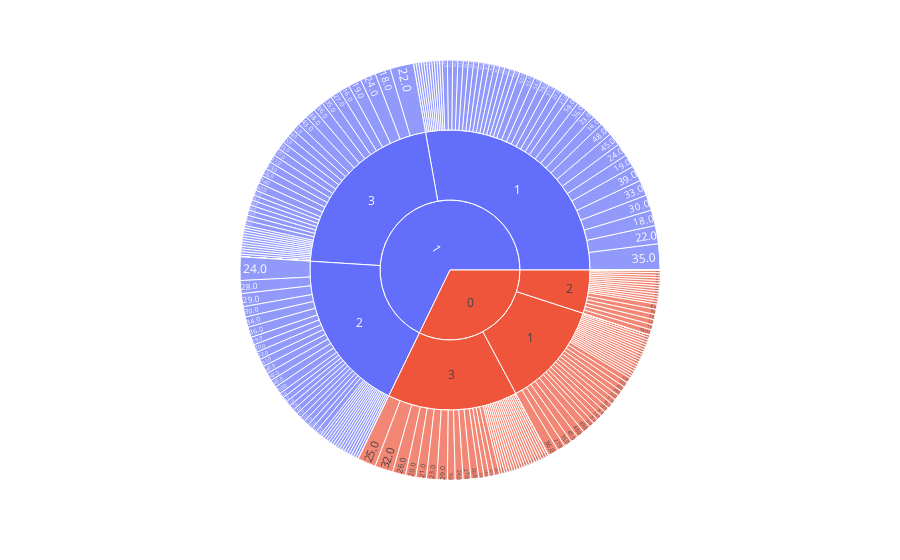

Notebook code cell kept with this figure:
### Code cell
vis.sun_plot(titanic_df)

### Figure 1 — Plotly figure (JSON) as saved in the notebook; plotly's stock layout.template omitted (floating-point values rounded to 4 significant figures; data arrays with more than 128 entries replaced by an {"elided": "..."} marker saying what was removed)
{"data": [{"branchvalues": "total", "domain": {"x": [0, 1], "y": [0, 1]}, "hovertemplate": "labels=%{label}<br>survived=%{value}<br>parent=%{parent}<br>id=%{id}<extra></extra>", "ids": {"elided": "345 str values"}, "labels": {"elided": "345 str values"}, "name": "", "parents": {"elided": "345 str values"}, "type": "sunburst", "values": {"elided": "345 int values"}}], "layout": {"legend": {"tracegroupgap": 0}, "margin": {"t": 60}}}
